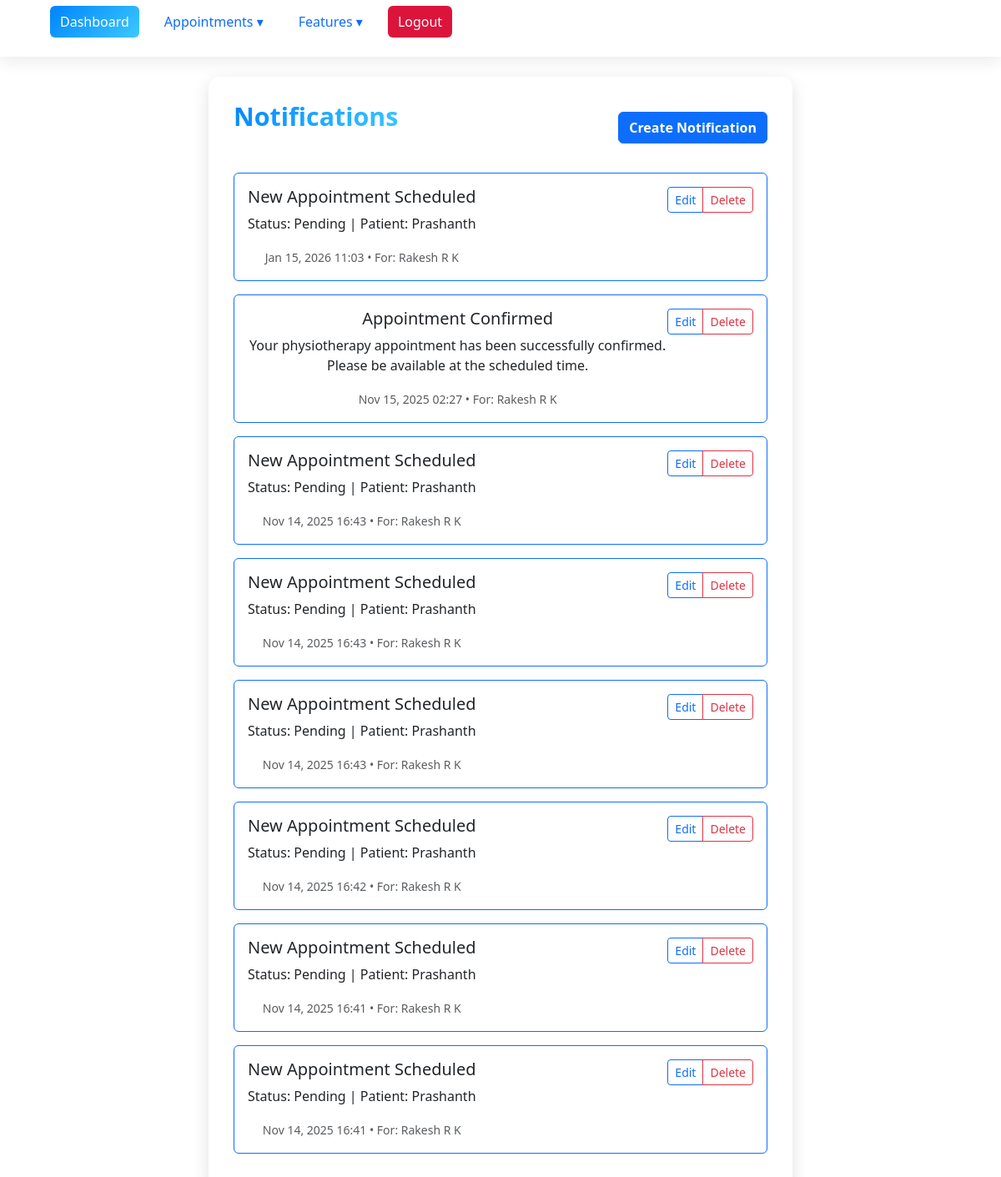
Page /notifications/ (signed in) on the committed database.
### myproject/base/models.py (models this page shows, shortened)
class Notification(models.Model):
    CATEGORY_CHOICES = [
        ('Reminder', 'Reminder'),
        ('Update', 'Update'),
        ('Promotion', 'Promotion'),
    ]
    user = models.ForeignKey(
        settings.AUTH_USER_MODEL,
        on_delete=models.CASCADE,
        related_name='notifications'
    )
    title = models.CharField(max_length=100)
    message = models.TextField()
    category = models.CharField(max_length=20, choices=CATEGORY_CHOICES)
    is_read = models.BooleanField(default=False)
    created_at = models.DateTimeField(auto_now_add=True)
    class Meta:
        ordering = ['-created_at']  # ✅ Latest notification first

class User(AbstractUser):
    ROLE_CHOICES = [
        ('Patient', 'Patient'),
        ('Therapist', 'Therapist'),
        ('Admin', 'Admin'),
        ('SupportStaff', 'Support Staff'),
    ]
    GENDER_CHOICES = [
        ('Male', 'Male'),
        ('Female', 'Female'),
        ('Other', 'Other'),
    ]
    role = models.CharField(max_length=20, choices=ROLE_CHOICES)
    phone_number = models.CharField(max_length=15, blank=True, null=True)
    gender = models.CharField(max_length=10, choices=GENDER_CHOICES, blank=True, null=True)
    date_of_birth = models.DateField(blank=True, null=True)
    address = models.TextField(blank=True, null=True)
    profile_picture = models.ImageField(upload_to='profiles/', blank=True, null=True)
    specialization = models.CharField(max_length=255, blank=True, null=True)
    years_of_experience = models.PositiveIntegerField(default=0)
    qualification = models.CharField(max_length=255, blank=True, null=True)
    availability_status = models.BooleanField(default=True)
    ratings_average = models.FloatField(default=0,
                                        validators=[MinValueValidator(0), MaxValueValidator(5)])
    languages_spoken = models.CharField(max_length=255, blank=True, null=True)
    verification_status = models.BooleanField(default=False)
    groups = models.ManyToManyField(
        Group,
        related_name="custom_user_groups",
        blank=True
    )
    user_permissions = models.ManyToManyField(
        Permission,
        related_name="custom_user_permissions",
        blank=True
    )
    class Meta:
        ordering = ['username']

### myproject/base/views.py (the view)
# urls.py: path('notifications/', views.notification_list, name='notification_list'),
@login_required
def notification_list(request):
    if request.user.role == "Admin":
        notifications = Notification.objects.all().order_by('-created_at')
        can_edit = True
    else:
        notifications = Notification.objects.filter(user=request.user).order_by('-created_at')
        can_edit = request.user.role == "Therapist"
    return render(request, 'Notifications/notification_list.html', {
        'notifications': notifications,
        'can_edit': can_edit,
        'user_role': request.user.role
    })

### myproject/base/templates/Notifications/notification_list.html (shortened to what this page needs)
{% extends 'main.html' %}
{% block content %}
<div class="container mt-4">
    <div class="d-flex justify-content-between align-items-center mb-4">
        <h2>Notifications</h2>
        {% if can_edit %}
        <a href="{% url 'notification_create' %}" class="btn btn-primary">
             Create Notification
        </a>
        {% endif %}
    </div>
    <div class="row">
        <div class="col-12">
            {% for notification in notifications %}
            <div class="card mb-3 {% if notification.is_read %}border-light{% else %}border-primary{% endif %}">
                <div class="card-body">
                    <div class="d-flex justify-content-between align-items-start">
                        <div>
                            <h5 class="card-title">{{ notification.title }}</h5>
                            <p class="card-text">{{ notification.message }}</p>
                            <small class="text-muted">
                                 {{ notification.created_at|date:"M d, Y H:i" }}
                                {% if notification.user %}
                                • For: {{ notification.user.get_full_name|default:notification.user.username }}
                                {% else %}
                                • For: All Users
                                {% endif %}
                            </small>
                        </div>
                        <div class="btn-group">
                            {% if can_edit %}
                            <a href="{% url 'notification_update' notification.id %}" class="btn btn-outline-primary btn-sm">
                                Edit
                            </a>
                            <a href="{% url 'notification_delete' notification.id %}" class="btn btn-outline-danger btn-sm"
                               onclick="return confirm('Are you sure you want to delete this notification?')">
                                Delete
                            </a>
                            {% endif %}
                        </div>
                    </div>
                </div>
            </div>
            {% empty %}
            <div class="alert alert-info text-center">
                <i class="fas fa-bell-slash fa-2x mb-3"></i>
                <h4>No notifications found</h4>
                <p>You're all caught up! No new notifications at the moment.</p>
            </div>
            {% endfor %}
        </div>
    </div>
</div>
{% endblock %}

### static/style.css (style rules this page uses)
.container.mt-4 { background: rgba(255, 255, 255, 0.88); padding: 30px; border-radius: 14px; max-width: 700px; margin: auto; box-shadow: 0 6px 20px rgba(0,0,0,0.12); animation: fadeInPage 0.6s ease-in-out; }
.container.mt-4 h2 { text-align: center; font-weight: 700; margin-bottom: 25px; background: linear-gradient(135deg, #0084ff, #3cc8ff); background-clip: text; -webkit-background-clip: text; color: transparent; }
.container h2 { font-size: 1.9rem; font-weight: 700; margin-bottom: 20px; background: linear-gradient(135deg, #0066ff, #00eaff); background-clip: text; -webkit-background-clip: text; color: transparent; animation: fadeSlide 0.6s ease-out forwards; }
.btn-primary { border-radius: 6px; font-weight: 600; transition: transform 0.25s ease, background 0.3s ease; }

### templates/nav.html (style rules this page uses)
:root { --primary-color: #0084ff; --gradient: linear-gradient(135deg, #0084ff, #3cc8ff); --bg-light: #ffffff; --bg-dark: #0b0e12; --text-light: #fff; --text-dark: #222; --nav-bg-light: rgba(255, 255, 255, 0.85); --nav-bg-dark: rgba(20, 20, 20, 0.85); --hover-light: #e7f3ff; --hover-dark: #1f2a37; --blur-bg: blur(10px); }
body.light-theme { background: var(--bg-light); color: var(--text-dark); }

### rows in the picture
Notification: title "New Appointment Scheduled", message "Status: Pending | Patient: Prashanth", created_at "Jan 15, 2026 11:03", user.get_full_name "Rakesh R K"
Notification: title "Appointment Confirmed", message "Your physiotherapy appointment has been successfully confirmed. Please be available at the scheduled time.", created_at "Nov 15, 2025 02:27", user.get_full_name "Rakesh R K"
Notification: title "New Appointment Scheduled", message "Status: Pending | Patient: Prashanth", created_at "Nov 14, 2025 16:43", user.get_full_name "Rakesh R K"
Notification: title "New Appointment Scheduled", message "Status: Pending | Patient: Prashanth", created_at "Nov 14, 2025 16:43", user.get_full_name "Rakesh R K"
Notification: title "New Appointment Scheduled", message "Status: Pending | Patient: Prashanth", created_at "Nov 14, 2025 16:43", user.get_full_name "Rakesh R K"
Notification: title "New Appointment Scheduled", message "Status: Pending | Patient: Prashanth", created_at "Nov 14, 2025 16:42", user.get_full_name "Rakesh R K"
Notification: title "New Appointment Scheduled", message "Status: Pending | Patient: Prashanth", created_at "Nov 14, 2025 16:41", user.get_full_name "Rakesh R K"
Notification: title "New Appointment Scheduled", message "Status: Pending | Patient: Prashanth", created_at "Nov 14, 2025 16:41", user.get_full_name "Rakesh R K"
